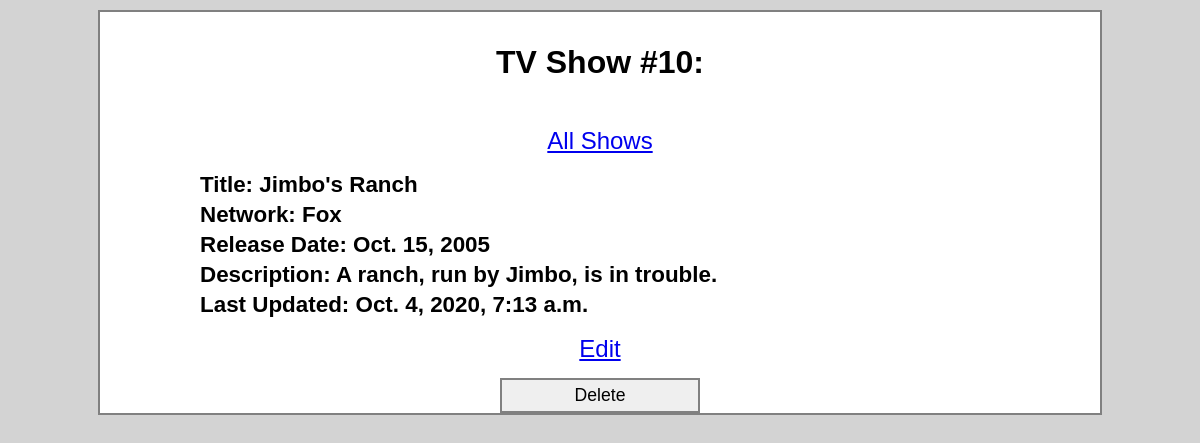
/shows/10, run on the app's committed database.
### shows/models.py (models this page shows)
class Show(models.Model):
    title = models.CharField(max_length = 255)
    network = models.CharField(max_length = 64)
    release_date = models.DateField()
    description = models.TextField()
    created_at = models.DateTimeField(auto_now_add=True)
    updated_at = models.DateTimeField(auto_now=True)
    objects = ShowManager()

### shows/views.py (the view)
# urls.py: path('shows/<int:show_id>', views.one_show), # template
def one_show(request, show_id):
    context = {
        "one_show": Show.objects.get(id=show_id)
    }
    return render(request, 'one_show.html', context)

### shows/templates/one_show.html (shortened to what this page needs)
<!DOCTYPE html>
<html lang="en">
<head>
    {% load static %}
    <link rel="stylesheet" href="{% static 'css/shows.css' %}">
</head>
<body>
    <div class="mainwrapper">
        <h1>TV Show #{{ one_show.id }}:</h1>
        <a href="/shows">All Shows</a>
        <h3>Title: {{ one_show.title }}</h3>
        <h3>Network: {{ one_show.network }}</h3>
        <h3>Release Date: {{ one_show.release_date }}</h3>
        <p><strong>Description: {{ one_show.description }}</strong></p>
        <h4>Last Updated: {{ one_show.updated_at }}</h4>
        <a href="/shows/{{one_show.id}}/edit">Edit</a>
        <div class="smallDelete">
            <form action="/shows/{{one_show.id}}/destroy" method="POST">
                <input class="deleteButton" type="submit" value="Delete">
            </form>
        </div>
    </div>
</body>
</html>

### shows/static/css/shows.css (style rules this page uses)
* { outline: 0; padding: 0; margin: 0; border: 0; }
body { font-family: 'Gill Sans', 'Gill Sans MT', Calibri, 'Trebuchet MS', sans-serif; background-color: lightgray; }
.mainwrapper { width: 1000px; margin: 10px auto; border: 2px solid grey; background-color: white; }
h1 { text-align: center; line-height: 100px; }
a { font-size: 1.5em; display: block; margin: 15px; text-align: center; }
input, textarea { display: inline-block; padding: 5px 10px; width: 20%; text-align: left; font-size: 1.1em; border: 2px solid grey; }
.deleteButton { width: 100%; text-align: center; }
h3, h4, p { line-height: 30px; margin: 0 0 0 10%; font-size: 1.4em; }
.smallDelete { margin: 0 auto; width: 20%; text-align: center; }

### data on the page
Show: id "10", title "Jimbo's Ranch", network "Fox", release_date "Oct. 15, 2005", description "A ranch, run by Jimbo, is in trouble.", updated_at "Oct. 4, 2020, 7:13 a.m."
